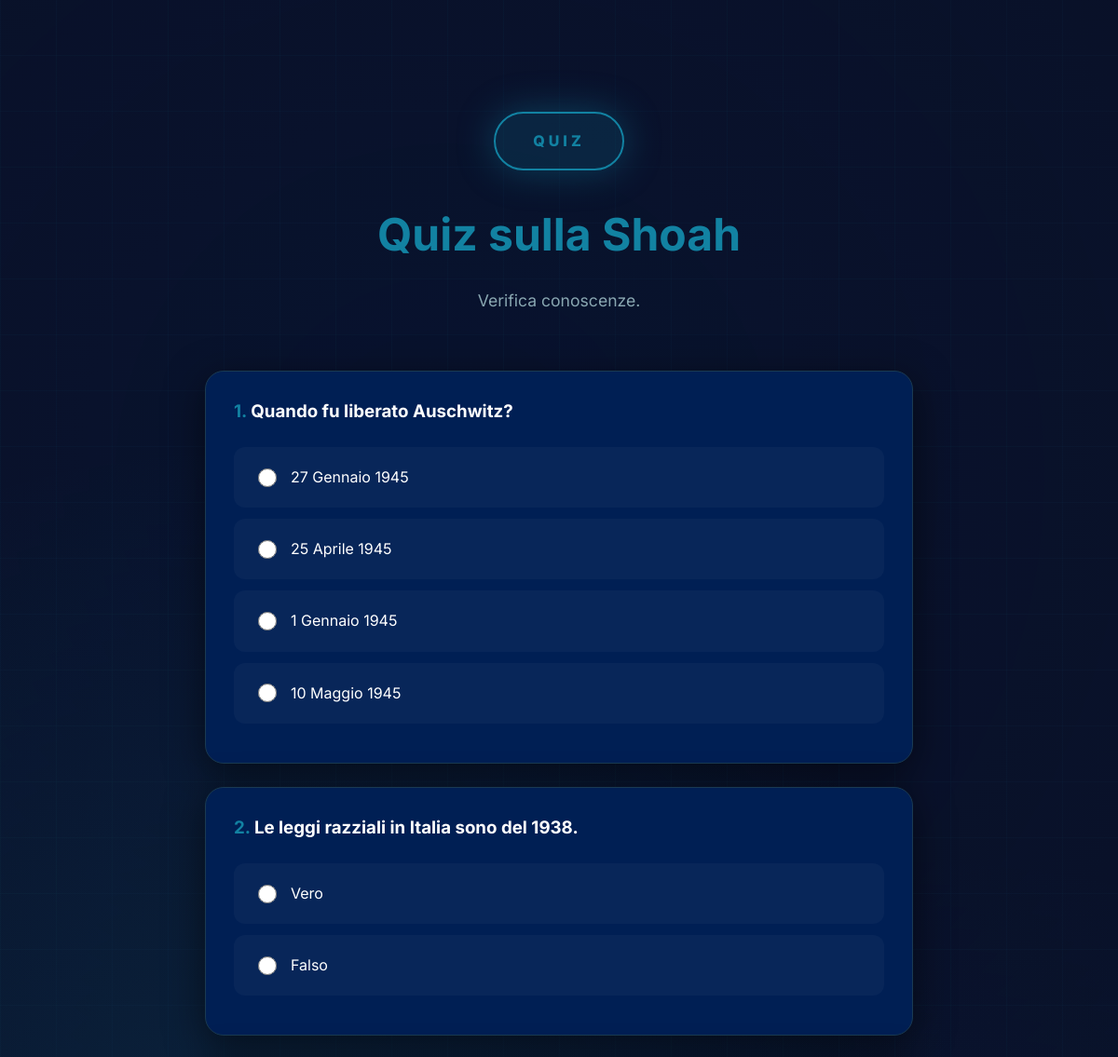
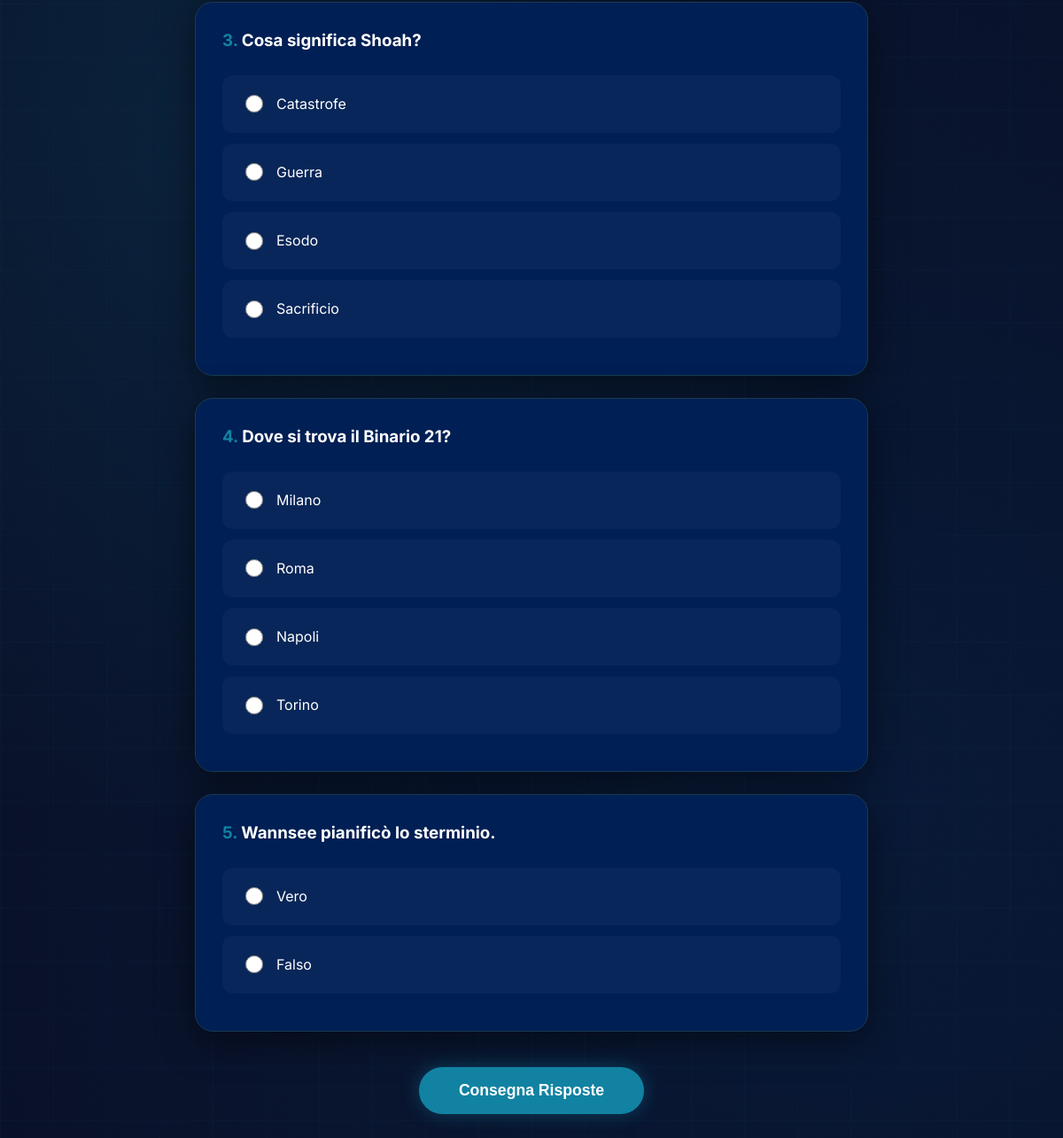
The app's page /quiz/1/ with its own data (2 pictures, top to bottom).
### myapp/models.py (models this page shows)
class Quiz(models.Model):
    article = models.ForeignKey(Article, on_delete=models.CASCADE, related_name='quizzes')
    title = models.CharField(max_length=200)
    description = models.TextField()
    difficulty = models.CharField(max_length=20, choices=[
        ('facile', 'Facile'),
        ('medio', 'Medio'),
        ('difficile', 'Difficile')
    ])
    time_limit = models.IntegerField(null=True, blank=True)
    passing_score = models.IntegerField(default=60)
    created_at = models.DateTimeField(auto_now_add=True)
    is_active = models.BooleanField(default=True)

class Question(models.Model):
    QUESTION_TYPES = [
        ('multiple_choice', 'Scelta Multipla'),
        ('true_false', 'Vero/Falso'),
        ('open_ended', 'Risposta Aperta'),
        ('matching', 'Abbinamento')
    ]
    quiz = models.ForeignKey(Quiz, on_delete=models.CASCADE, related_name='questions')
    question_type = models.CharField(max_length=20, choices=QUESTION_TYPES)
    text = models.TextField()
    explanation = models.TextField()
    points = models.IntegerField(default=1)
    order = models.IntegerField(default=0)
    class Meta:
        ordering = ['order']

class Answer(models.Model):
    question = models.ForeignKey(Question, on_delete=models.CASCADE, related_name='answers')
    text = models.CharField(max_length=500)
    is_correct = models.BooleanField(default=False)
    feedback = models.TextField(blank=True)

### myapp/views.py (the view, shortened to what this page needs)
# urls.py: path('quiz/<int:quiz_id>/', views.quiz_detail, name='quiz_detail'),
def quiz_detail(request, quiz_id):
    quiz = get_object_or_404(Quiz, pk=quiz_id)
    return render(request, 'quiz_detail.html', {'quiz': quiz})

### myapp/templates/quiz_detail.html (shortened to what this page needs)
{% load static %}
<!DOCTYPE html>
<html lang="it">
<head>
    <link rel="stylesheet" href="{% static 'style.css' %}">
</head>
<body>
    <div class="particles-container" id="particles"></div>
    <div class="quiz-wrapper">
        {% if submitted %}
            <div class="feedback-card {% if passed %}feedback-success{% else %}feedback-fail{% endif %}">
                <h1 style="font-size: 3rem; margin-bottom: 10px;">
                    {% if passed %}Complimenti!{% else %}Riprova{% endif %}
                </h1>
                <p style="font-size: 1.4rem; margin-bottom: 20px;">
                    Hai totalizzato il <strong>{{ percentage|floatformat:0 }}%</strong>
                </p>
                <p style="color: var(--color-text-muted);">
                    Risposte corrette: {{ score }} su {{ total }}
                </p>
                <div style="display: flex; gap: 20px; justify-content: center;">
                    <a href="{% url 'quiz_detail' quiz.id %}" class="btn-action">Riprova il test</a>
                    <a href="{% url 'index' %}" class="btn-action" style="background: transparent; border: 1px solid var(--color-border);">Torna alla Home</a>
                </div>
            </div>
        {% else %}
            <header style="text-align: center; margin-bottom: 60px;">
                <div class="hero-badge" style="margin: 0 auto 20px;">Quiz</div>
                <h1 style="font-size: 3rem; color: var(--color-accent-primary); margin-bottom: 15px;">{{ quiz.title }}</h1>
                <p style="color: var(--color-text-muted); font-size: 1.1rem;">{{ quiz.description }}</p>
            </header>
            <form method="POST">
                {% for question in quiz.questions.all %}
                <div class="question-card">
                    <h3 style="margin-bottom: 25px; line-height: 1.4;">
                        <span style="color: var(--color-accent-primary);">{{ forloop.counter }}.</span> {{ question.text }}
                    </h3>
                    {% for answer in question.answers.all %}
                    <label class="answer-label">
                        <input type="radio" name="q_{{ question.id }}" value="{{ answer.id }}" required>
                        <span>{{ answer.text }}</span>
                    </label>
                    {% endfor %}
                </div>
                {% endfor %}
                <button type="submit" class="btn-action">Consegna Risposte</button>
            </form>
        {% endif %}
    </div>
</body>
</html>

### myapp/static/style.css (style rules this page uses)
:root { --color-bg-primary: #0a1128; --color-bg-secondary: #001f54; --color-bg-tertiary: #034078; --color-accent-primary: #1282a2; --color-accent-secondary: #0a1128; --color-text-primary: #ffffff; --color-text-secondary: #e8f1f5; --color-text-muted: #89a7b1; --color-border: #1a3a52; --color-glow: rgba(18, 130, 162, 0.4); --spacing-unit: 8px; --transition-smooth: cubic-bezier(0.4, 0, 0.2, 1); --shadow-elevated: 0 25px 80px rgba(0, 0, 0, 0.7); --shadow-card: 0 10px 40px rgba(0, 0, 0, 0.5); }
* { margin: 0; padding: 0; box-sizing: border-box; }
html { scroll-behavior: smooth; }
body { font-family: 'Inter', -apple-system, BlinkMacSystemFont, sans-serif; background: var(--color-bg-primary); color: var(--color-text-primary); line-height: 1.7; overflow-x: hidden; position: relative; }
body::before { content: ''; position: fixed; top: 0; left: 0; width: 100%; height: 100%; background: radial-gradient(circle at 20% 50%, rgba(18, 130, 162, 0.15) 0%, transparent 50%), radial-gradient(circle at 80% 80%, rgba(3, 64, 120, 0.2) 0%, transparent 50%), radial-gradient(circle at 40% 20%, rgba(0, 31, 84, 0.15) 0%, transparent 50%); pointer-events: none; z-index: 0; animation: backgroundPulse 25s ease-in-out infinite; }
body::after { content: ''; position: fixed; top: 0; left: 0; width: 100%; height: 100%; background-image: linear-gradient(90deg, rgba(18, 130, 162, 0.04) 1px, transparent 1px), linear-gradient(0deg, rgba(18, 130, 162, 0.04) 1px, transparent 1px); background-size: 60px 60px; pointer-events: none; z-index: 0; animation: gridMove 50s linear infinite; }
.particles-container { position: fixed; top: 0; left: 0; width: 100%; height: 100%; pointer-events: none; z-index: 0; overflow: hidden; }
.hero-badge { display: inline-block; padding: calc(var(--spacing-unit) * 2) calc(var(--spacing-unit) * 5); background: rgba(18, 130, 162, 0.18); border: 2px solid var(--color-accent-primary); border-radius: 50px; color: var(--color-accent-primary); font-size: 1rem; font-weight: 800; letter-spacing: 4px; margin-bottom: calc(var(--spacing-unit) * 6); animation: badgePulse 3s ease-in-out infinite; box-shadow: 0 0 40px rgba(18, 130, 162, 0.4); text-transform: uppercase; position: relative; overflow: hidden; }

### myapp/templates/quiz_detail.html (style rules this page uses)
body { background-color: var(--color-bg-primary); color: var(--color-text-primary); overflow-x: hidden; }
.quiz-wrapper { max-width: 800px; margin: 100px auto; padding: 20px; position: relative; z-index: 2; }
.question-card { background: var(--color-bg-secondary); border: 1px solid var(--color-border); border-radius: 20px; padding: 30px; margin-bottom: 25px; box-shadow: var(--shadow-card); transition: transform 0.3s ease; }
.answer-label { display: flex; align-items: center; background: rgba(255, 255, 255, 0.03); padding: 18px 25px; margin: 12px 0; border-radius: 12px; cursor: pointer; transition: all 0.2s ease; border: 1px solid transparent; }
input[type="radio"] { margin-right: 15px; width: 20px; height: 20px; accent-color: var(--color-accent-primary); }
.btn-action { background: var(--color-accent-primary); color: white; border: none; padding: 16px 45px; border-radius: 50px; font-weight: bold; cursor: pointer; display: block; margin: 40px auto; font-size: 1.1rem; text-decoration: none; text-align: center; transition: 0.3s; box-shadow: 0 0 20px var(--color-glow); }

### records on screen
Quiz: title "Quiz sulla Shoah", description "Verifica conoscenze."
Question: text "Quando fu liberato Auschwitz?"
Answer: text "27 Gennaio 1945"
Answer: text "25 Aprile 1945"
Answer: text "1 Gennaio 1945"
Answer: text "10 Maggio 1945"
Question: text "Le leggi razziali in Italia sono del 1938."
Answer: text "Vero"
Answer: text "Falso"
Question: text "Cosa significa Shoah?"
Answer: text "Catastrofe"
Answer: text "Guerra"
Answer: text "Esodo"
Answer: text "Sacrificio"
Question: text "Dove si trova il Binario 21?"
Answer: text "Milano"
Answer: text "Roma"
Answer: text "Napoli"
Answer: text "Torino"
Question: text "Wannsee pianificò lo sterminio."
Answer: text "Vero"
Answer: text "Falso"
